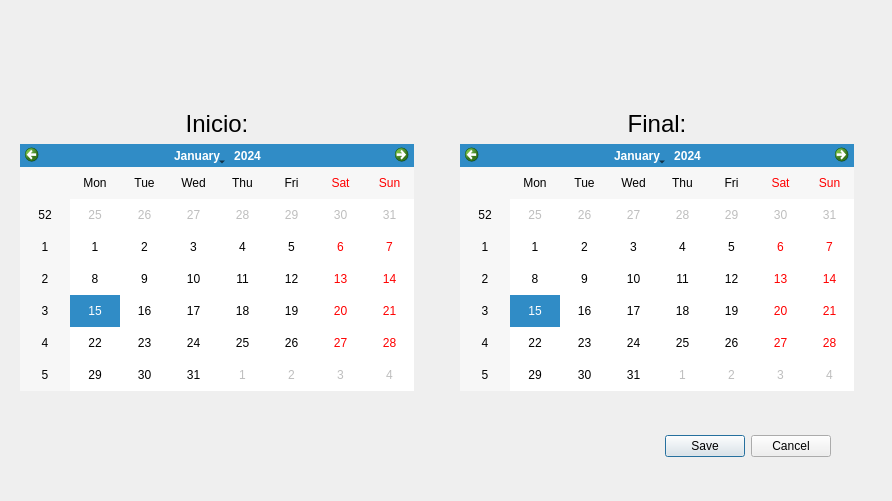
<?xml version="1.0" encoding="UTF-8"?>
<ui version="4.0">
 <class>Dialog</class>
 <widget class="QDialog" name="Dialog">
  <property name="geometry">
   <rect>
    <x>0</x>
    <y>0</y>
    <width>892</width>
    <height>501</height>
   </rect>
  </property>
  <property name="windowTitle">
   <string>Dialog</string>
  </property>
  <widget class="QDialogButtonBox" name="buttonBox">
   <property name="geometry">
    <rect>
     <x>210</x>
     <y>430</y>
     <width>621</width>
     <height>32</height>
    </rect>
   </property>
   <property name="orientation">
    <enum>Qt::Horizontal</enum>
   </property>
   <property name="standardButtons">
    <set>QDialogButtonBox::Cancel|QDialogButtonBox::Save</set>
   </property>
  </widget>
  <widget class="QWidget" name="">
   <property name="geometry">
    <rect>
     <x>20</x>
     <y>110</y>
     <width>394</width>
     <height>281</height>
    </rect>
   </property>
   <layout class="QVBoxLayout" name="verticalLayout">
    <item>
     <widget class="QLabel" name="label">
      <property name="font">
       <font>
        <pointsize>18</pointsize>
       </font>
      </property>
      <property name="text">
       <string>Inicio:</string>
      </property>
      <property name="alignment">
       <set>Qt::AlignCenter</set>
      </property>
     </widget>
    </item>
    <item>
     <widget class="QCalendarWidget" name="calendar_start"/>
    </item>
   </layout>
  </widget>
  <widget class="QWidget" name="">
   <property name="geometry">
    <rect>
     <x>460</x>
     <y>110</y>
     <width>394</width>
     <height>281</height>
    </rect>
   </property>
   <layout class="QVBoxLayout" name="verticalLayout_2">
    <item>
     <widget class="QLabel" name="label_2">
      <property name="font">
       <font>
        <pointsize>18</pointsize>
       </font>
      </property>
      <property name="text">
       <string>Final:</string>
      </property>
      <property name="alignment">
       <set>Qt::AlignCenter</set>
      </property>
     </widget>
    </item>
    <item>
     <widget class="QCalendarWidget" name="calendar_end"/>
    </item>
   </layout>
  </widget>
 </widget>
 <resources/>
 <connections>
  <connection>
   <sender>buttonBox</sender>
   <signal>accepted()</signal>
   <receiver>Dialog</receiver>
   <slot>accept()</slot>
   <hints>
    <hint type="sourcelabel">
     <x>248</x>
     <y>254</y>
    </hint>
    <hint type="destinationlabel">
     <x>157</x>
     <y>274</y>
    </hint>
   </hints>
  </connection>
  <connection>
   <sender>buttonBox</sender>
   <signal>rejected()</signal>
   <receiver>Dialog</receiver>
   <slot>reject()</slot>
   <hints>
    <hint type="sourcelabel">
     <x>316</x>
     <y>260</y>
    </hint>
    <hint type="destinationlabel">
     <x>286</x>
     <y>274</y>
    </hint>
   </hints>
  </connection>
 </connections>
</ui>
